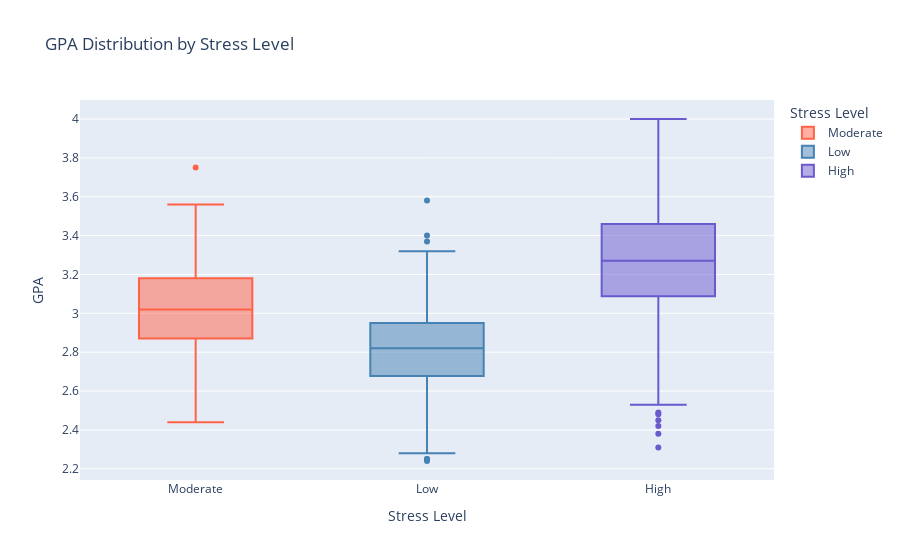

This figure's notebook cell:
### Code cell
#Box Plot:
import plotly.express as px

# Define a unique color sequence
custom_colors = ['#FF6347', '#4682B4', '#6A5ACD']  # Tomato red, Steel Blue, Slate Blue

fig = px.box(
    df,
    x='Stress_Level',
    y='GPA',
    title='GPA Distribution by Stress Level',
    labels={'Stress_Level': 'Stress Level', 'GPA': 'GPA'},
    color='Stress_Level',
    color_discrete_sequence=custom_colors
)

fig.show()

### Figure 1 — Plotly figure (JSON) as saved in the notebook; plotly's stock layout.template omitted (floating-point values rounded to 4 significant figures; data arrays with more than 128 entries replaced by an {"elided": "..."} marker saying what was removed)
{"data": [{"alignmentgroup": "True", "hovertemplate": "Stress Level=%{x}<br>GPA=%{y}<extra></extra>", "legendgroup": "Moderate", "marker": {"color": "#FF6347"}, "name": "Moderate", "notched": false, "offsetgroup": "Moderate", "orientation": "v", "showlegend": true, "type": "box", "x": {"elided": "674 str values"}, "x0": " ", "xaxis": "x", "y": {"elided": "674 float values"}, "y0": " ", "yaxis": "y"}, {"alignmentgroup": "True", "hovertemplate": "Stress Level=%{x}<br>GPA=%{y}<extra></extra>", "legendgroup": "Low", "marker": {"color": "#4682B4"}, "name": "Low", "notched": false, "offsetgroup": "Low", "orientation": "v", "showlegend": true, "type": "box", "x": {"elided": "297 str values"}, "x0": " ", "xaxis": "x", "y": {"elided": "297 float values"}, "y0": " ", "yaxis": "y"}, {"alignmentgroup": "True", "hovertemplate": "Stress Level=%{x}<br>GPA=%{y}<extra></extra>", "legendgroup": "High", "marker": {"color": "#6A5ACD"}, "name": "High", "notched": false, "offsetgroup": "High", "orientation": "v", "showlegend": true, "type": "box", "x": {"elided": "1029 str values"}, "x0": " ", "xaxis": "x", "y": {"elided": "1029 float values"}, "y0": " ", "yaxis": "y"}], "layout": {"autosize": true, "boxmode": "overlay", "legend": {"title": {"text": "Stress Level"}, "tracegroupgap": 0}, "title": {"text": "GPA Distribution by Stress Level"}, "xaxis": {"anchor": "y", "autorange": true, "categoryarray": ["Moderate", "Low", "High"], "categoryorder": "array", "domain": [0, 1], "range": [-0.5, 2.5], "title": {"text": "Stress Level"}, "type": "category"}, "yaxis": {"anchor": "x", "autorange": true, "domain": [0, 1], "range": [2.142, 4.098], "title": {"text": "GPA"}, "type": "linear"}}}
